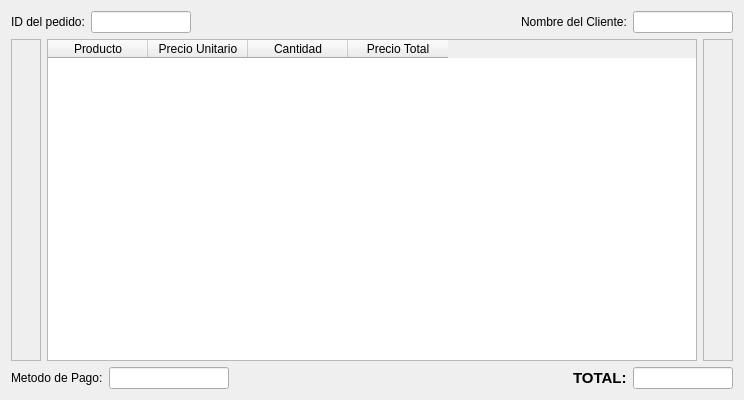
<?xml version="1.0" encoding="UTF-8"?>
<ui version="4.0">
 <class>Frame</class>
 <widget class="QFrame" name="Frame">
  <property name="geometry">
   <rect>
    <x>0</x>
    <y>0</y>
    <width>742</width>
    <height>400</height>
   </rect>
  </property>
  <property name="minimumSize">
   <size>
    <width>0</width>
    <height>400</height>
   </size>
  </property>
  <property name="windowTitle">
   <string>Frame</string>
  </property>
  <layout class="QVBoxLayout" name="verticalLayout">
   <item>
    <layout class="QHBoxLayout" name="horizontalLayout_2">
     <item>
      <widget class="QLabel" name="labelIDPedido">
       <property name="text">
        <string>ID del pedido:</string>
       </property>
      </widget>
     </item>
     <item>
      <widget class="QLineEdit" name="lineIDdelPedido">
       <property name="maximumSize">
        <size>
         <width>100</width>
         <height>16777215</height>
        </size>
       </property>
       <property name="alignment">
        <set>Qt::AlignRight|Qt::AlignTrailing|Qt::AlignVCenter</set>
       </property>
      </widget>
     </item>
     <item>
      <spacer name="horizontalSpacer_2">
       <property name="orientation">
        <enum>Qt::Horizontal</enum>
       </property>
       <property name="sizeHint" stdset="0">
        <size>
         <width>98</width>
         <height>20</height>
        </size>
       </property>
      </spacer>
     </item>
     <item>
      <widget class="QLabel" name="labelNombreCliente">
       <property name="text">
        <string>Nombre del Cliente:</string>
       </property>
      </widget>
     </item>
     <item>
      <widget class="QLineEdit" name="lineNombreDelCliente">
       <property name="maximumSize">
        <size>
         <width>100</width>
         <height>16777215</height>
        </size>
       </property>
       <property name="alignment">
        <set>Qt::AlignRight|Qt::AlignTrailing|Qt::AlignVCenter</set>
       </property>
      </widget>
     </item>
    </layout>
   </item>
   <item>
    <layout class="QHBoxLayout" name="horizontalLayout_3">
     <item>
      <widget class="QFrame" name="espaciador1">
       <property name="minimumSize">
        <size>
         <width>30</width>
         <height>0</height>
        </size>
       </property>
       <property name="frameShape">
        <enum>QFrame::StyledPanel</enum>
       </property>
       <property name="frameShadow">
        <enum>QFrame::Raised</enum>
       </property>
      </widget>
     </item>
     <item>
      <widget class="QTableWidget" name="tablaProductos">
       <property name="minimumSize">
        <size>
         <width>650</width>
         <height>200</height>
        </size>
       </property>
       <property name="styleSheet">
        <string notr="true"/>
       </property>
       <column>
        <property name="text">
         <string>Producto</string>
        </property>
       </column>
       <column>
        <property name="text">
         <string>Precio Unitario</string>
        </property>
       </column>
       <column>
        <property name="text">
         <string>Cantidad</string>
        </property>
       </column>
       <column>
        <property name="text">
         <string>Precio Total</string>
        </property>
       </column>
      </widget>
     </item>
     <item>
      <widget class="QFrame" name="espaciador2">
       <property name="minimumSize">
        <size>
         <width>30</width>
         <height>0</height>
        </size>
       </property>
       <property name="frameShape">
        <enum>QFrame::StyledPanel</enum>
       </property>
       <property name="frameShadow">
        <enum>QFrame::Raised</enum>
       </property>
      </widget>
     </item>
    </layout>
   </item>
   <item>
    <layout class="QHBoxLayout" name="horizontalLayout_4">
     <item>
      <widget class="QLabel" name="labelMetodoPago">
       <property name="text">
        <string>Metodo de Pago:</string>
       </property>
      </widget>
     </item>
     <item>
      <widget class="QLineEdit" name="lineMetodoPago">
       <property name="maximumSize">
        <size>
         <width>120</width>
         <height>16777215</height>
        </size>
       </property>
      </widget>
     </item>
     <item>
      <spacer name="horizontalSpacer_5">
       <property name="orientation">
        <enum>Qt::Horizontal</enum>
       </property>
       <property name="sizeHint" stdset="0">
        <size>
         <width>40</width>
         <height>20</height>
        </size>
       </property>
      </spacer>
     </item>
     <item>
      <widget class="QLabel" name="labelTotal">
       <property name="text">
        <string>&lt;html&gt;&lt;head/&gt;&lt;body&gt;&lt;p&gt;&lt;span style=&quot; font-size:11pt; font-weight:600;&quot;&gt;TOTAL:&lt;/span&gt;&lt;/p&gt;&lt;/body&gt;&lt;/html&gt;</string>
       </property>
      </widget>
     </item>
     <item>
      <widget class="QLineEdit" name="lineTotal">
       <property name="maximumSize">
        <size>
         <width>100</width>
         <height>16777215</height>
        </size>
       </property>
      </widget>
     </item>
    </layout>
   </item>
  </layout>
 </widget>
 <resources/>
 <connections/>
</ui>
